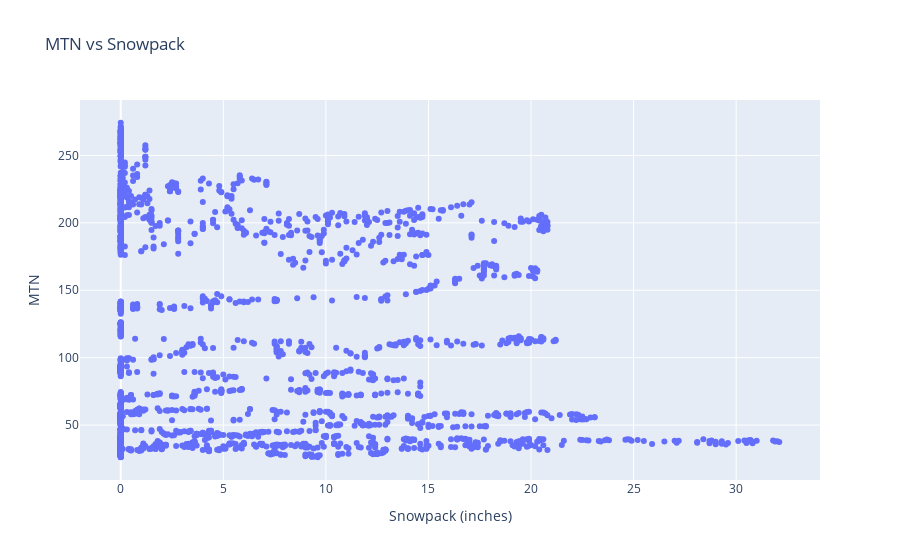

Notebook cell for this chart:
### Code cell
# plot snowpack versus MTN as scatterplot
fig = go.Figure()
fig.add_trace(go.Scatter(x=df.snowpack, y=df.MTN, mode='markers', name='MTN'))
fig.update_layout(title='MTN vs Snowpack', xaxis_title='Snowpack (inches)', yaxis_title='MTN')

### Figure 1 — Plotly figure (JSON) as saved in the notebook; plotly's stock layout.template omitted (floating-point values rounded to 4 significant figures; data arrays with more than 128 entries replaced by an {"elided": "..."} marker saying what was removed)
{"data": [{"mode": "markers", "name": "MTN", "type": "scatter", "x": {"elided": "2516 float values"}, "y": {"elided": "2516 float values"}}], "layout": {"title": {"text": "MTN vs Snowpack"}, "xaxis": {"title": {"text": "Snowpack (inches)"}}, "yaxis": {"title": {"text": "MTN"}}}}
